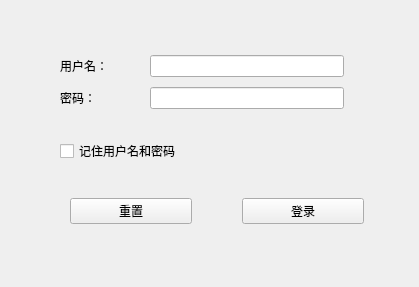
<?xml version="1.0" encoding="UTF-8"?>
<ui version="4.0">
 <class>Form</class>
 <widget class="QWidget" name="Form">
  <property name="geometry">
   <rect>
    <x>0</x>
    <y>0</y>
    <width>419</width>
    <height>287</height>
   </rect>
  </property>
  <property name="windowTitle">
   <string>Login</string>
  </property>
  <widget class="QWidget" name="">
   <property name="geometry">
    <rect>
     <x>60</x>
     <y>30</y>
     <width>344</width>
     <height>221</height>
    </rect>
   </property>
   <layout class="QVBoxLayout" name="verticalLayout" stretch="2,1">
    <property name="spacing">
     <number>10</number>
    </property>
    <item>
     <layout class="QGridLayout" name="gridLayout">
      <item row="1" column="1">
       <widget class="QLineEdit" name="lineEdit_password"/>
      </item>
      <item row="0" column="0">
       <widget class="QLabel" name="label_userName">
        <property name="enabled">
         <bool>true</bool>
        </property>
        <property name="sizePolicy">
         <sizepolicy hsizetype="Minimum" vsizetype="Preferred">
          <horstretch>0</horstretch>
          <verstretch>0</verstretch>
         </sizepolicy>
        </property>
        <property name="minimumSize">
         <size>
          <width>80</width>
          <height>0</height>
         </size>
        </property>
        <property name="text">
         <string>用户名：</string>
        </property>
       </widget>
      </item>
      <item row="0" column="1">
       <widget class="QLineEdit" name="lineEdit_UserName"/>
      </item>
      <item row="1" column="0">
       <widget class="QLabel" name="label_password">
        <property name="text">
         <string>密码：</string>
        </property>
       </widget>
      </item>
      <item row="3" column="0" colspan="2">
       <widget class="QCheckBox" name="checkBox_SaveUserInfo">
        <property name="text">
         <string>记住用户名和密码</string>
        </property>
       </widget>
      </item>
      <item row="0" column="2">
       <spacer name="horizontalSpacer">
        <property name="orientation">
         <enum>Qt::Horizontal</enum>
        </property>
        <property name="sizeType">
         <enum>QSizePolicy::Minimum</enum>
        </property>
        <property name="sizeHint" stdset="0">
         <size>
          <width>60</width>
          <height>20</height>
         </size>
        </property>
       </spacer>
      </item>
      <item row="2" column="0">
       <spacer name="verticalSpacer">
        <property name="orientation">
         <enum>Qt::Vertical</enum>
        </property>
        <property name="sizeType">
         <enum>QSizePolicy::Maximum</enum>
        </property>
        <property name="sizeHint" stdset="0">
         <size>
          <width>20</width>
          <height>20</height>
         </size>
        </property>
       </spacer>
      </item>
     </layout>
    </item>
    <item>
     <layout class="QHBoxLayout" name="horizontalLayout" stretch="0,1,1,0">
      <property name="spacing">
       <number>50</number>
      </property>
      <item>
       <spacer name="horizontalSpacer_2">
        <property name="orientation">
         <enum>Qt::Horizontal</enum>
        </property>
        <property name="sizeType">
         <enum>QSizePolicy::Minimum</enum>
        </property>
        <property name="sizeHint" stdset="0">
         <size>
          <width>10</width>
          <height>20</height>
         </size>
        </property>
       </spacer>
      </item>
      <item>
       <widget class="QPushButton" name="btn_reset">
        <property name="text">
         <string>重置</string>
        </property>
       </widget>
      </item>
      <item>
       <widget class="QPushButton" name="btn_confirmLogin">
        <property name="text">
         <string>登录</string>
        </property>
       </widget>
      </item>
      <item>
       <spacer name="horizontalSpacer_3">
        <property name="orientation">
         <enum>Qt::Horizontal</enum>
        </property>
        <property name="sizeHint" stdset="0">
         <size>
          <width>40</width>
          <height>20</height>
         </size>
        </property>
       </spacer>
      </item>
     </layout>
    </item>
   </layout>
  </widget>
 </widget>
 <resources/>
 <connections/>
</ui>
